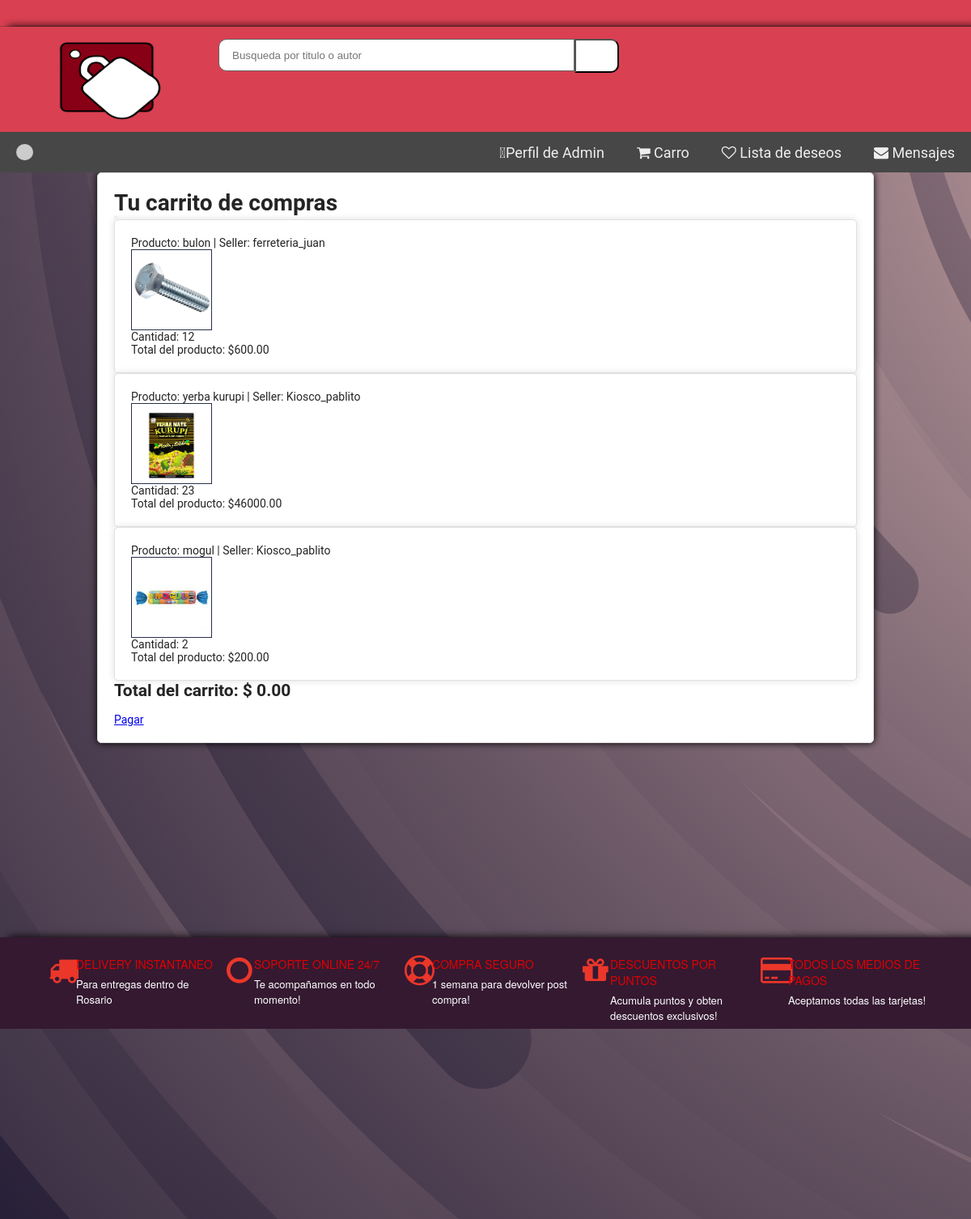
Screenshot of /cart/ (signed in) with the database file from the repository.
### clients/models.py (models this page shows)
class ClientModel(AbstractUser):
    cuit = models.CharField(max_length=11)
    business_line = models.CharField(choices=BusinessLineChoices.choices, max_length=128, default=BusinessLineChoices.OTROS.value)
    business_line_interes = models.CharField(choices=BusinessLineChoices.choices, max_length=128, default=BusinessLineChoices.OTROS.value)
    is_seller = models.BooleanField(default=False)
    is_buyer = models.BooleanField(default=True)
    state = models.CharField(max_length=128,blank = True, null = True)
    city = models.CharField(max_length=128,blank = True, null = True)
    postal_code = models.CharField(max_length = 4,blank = True, null = True)
    phone_number = models.CharField(max_length = 64)
    avatar = models.ImageField(upload_to="avatar", null = True, blank = True)

### cart/models.py (models this page shows, shortened)
class CartItem(models.Model):
    cart = models.ForeignKey(Cart, on_delete=models.CASCADE)
    product = models.ForeignKey(StockProduct, on_delete=models.CASCADE)
    quantity = models.PositiveIntegerField(default=1)
    @property
    def total_price(self):
        return self.quantity * self.product.price

class Cart(models.Model):
    user = models.ForeignKey(ClientModel, on_delete=models.CASCADE)
    created_at = models.DateTimeField(auto_now_add=True)
    update_at = models.DateTimeField(null=True)
    total_quantity = models.PositiveIntegerField(default=0)
    total_price = models.DecimalField(max_digits=10, decimal_places=2, default=0)

### stock/models.py (models this page shows)
class StockProduct(models.Model):
    user = models.ForeignKey(ClientModel,on_delete=models.CASCADE,limit_choices_to={'is_seller': True})#si se elimina un cliente, se eliminan los productos cargados por el
    business_line = models.CharField(choices=BusinessLineChoices.choices, max_length=128, default=BusinessLineChoices.OTROS.value)
    quantity_stock = models.PositiveIntegerField()
    price = models.DecimalField(max_digits=10, decimal_places=2)
    name_product = models.CharField(max_length=140)
    description = models.TextField(max_length=1200)
    imagen = models.ImageField(upload_to="productos", null = True)
    code_product = models.CharField(max_length=10,  primary_key=True)
    expiration = models.DateTimeField(null = True, default=None)
    class Meta:
        unique_together = ("user","code_product")#cualquier relacion entre cliente y codigo tiene que ser unica
    def __str__(self):
        return f"{self.name_product} | Seller:  {self.user} "

### cart/views.py (the view, shortened to what this page needs)
# urls.py: path('', CartView.as_view(), name='cart'),
class CartView(View):
    def __init__(self, **kwargs) -> None:
        self.template = loader.get_template("cart.html")
        super().__init__(**kwargs)
    def get(self, request):
        cart, _ = Cart.objects.get_or_create(user=request.user)
        context = {
            'cart': cart,
        }
        if request.GET.get("route")== "checkout":
            self.template = loader.get_template("checkout.html")
            context["form"] =  CheckoutForm #punto de teoria, como pasar un formulario como contexto
        return render(request, self.template.template.name, context)

### templates/cart.html (shortened to what this page needs)
{% extends "home.html" %}
{% block content %}
<div class="cart">
    <h1>Tu carrito de compras</h1>
    <form action="{% url 'cart' %}" method="POST">
        <button type="submit" name="clear_cart"></button>
    </form>
    {% for item in cart.cartitem_set.all %}
    <div class="cart-item">
    <p>Producto: {{ item.product }}</p>
    <img class="product-img" src="{{ item.product.imagen.url }}">
    <p>Cantidad: {{ item.quantity }}</p>
    <p>Total del producto: ${{ item.total_price }}</p>
    </div>
    {% endfor %}
    <h2>Total del carrito: $ {{ cart.total_price }}</h2>
    <br>
    <a href="?route=checkout" class="btn btn-primary">Pagar</a>
</div>
{% endblock %}

### templates/home.html (shortened to what this page needs)
<html>
  <head>
    {% load static %}
    <link rel="stylesheet" href="https://cdnjs.cloudflare.com/ajax/libs/font-awesome/4.7.0/css/font-awesome.min.css">
    <link rel="stylesheet" href="{% static 'css/home.css' %}" type="text/css" />
    <link rel="stylesheet" href="{% static 'css/user.css' %}" type="text/css" />
    <link rel="stylesheet" href="{% static 'css/cart.css' %}" type="text/css" />
    <link rel="stylesheet" href="{% static 'css/signup.css' %}" type="text/css" />
    <link rel="stylesheet" href="{% static 'css/publication.css' %}" type="text/css" />
    <link rel="stylesheet" href="{% static 'css/chat.css' %}" type="text/css" />
    <link rel="stylesheet" href="{% static 'css/payment.css' %}" type="text/css" />
    {% load humanize %}
  </head>
  <body>
    <div class="width-100 top-header">
      <div class="container-word">
        <div class="word-slide">
        </div>
      </div>
    </div>
    <div class="width-100 search-panel">
      <div class="container">
        <div class="width-20">
          <img src="{% static 'img/LOGOVECTORIZADOPNG.png' %}" class="logo-img"
            alt="[Logotipo]">
        </div>
        <div class="width-50">
          <input class="search-textbox" type="text"
            Placeholder="Busqueda por titulo o autor">
          <button class="search-button">
          </button>
        </div>
      </div>
    </div>
    <div class="nav">
      <div class="nav-header">
        <div class="nav-title">
            <a href="/web/"><button type="button"class="icon-button"id="python-button" data-lang="python">
              </button></a>
        </div>
      </div>
      <div class="nav-links">
          {% if user.is_authenticated %}
            <a href="/user/"><i class="fas fa-user-circle" aria-hidden="true"></i>Perfil de {{ user.username |capfirst }}</a>
            <a href="{%url 'cart'%}"><i class="fa fa-shopping-cart" aria-hidden="true"></i> Carro
            </a>
            <a class="head1mr" href="#"><i class="fa fa-heart-o" aria-hidden="true"></i> Lista de deseos </a>
            <a href="{%url 'chat' %}"><i class="fa fa-envelope"></i> Mensajes</a>
          {% else %}
            <a href="/login/"><i class="fa fa-user-circle-o" aria-hidden="true"></i> Iniciar sesion </a>
          {% endif %}
      </div>
  </div>
    {% block content %}
    {% endblock content %}
    <div class="width-100 margin-top-50 feature-sect">
      <div class="container">
        <div class="width-20 featured-padding">
          <div class="featured-border">
            <div class="width-20 featured-content">
              <i class="fa fa-truck" aria-hidden="true"></i>
            </div>
            <div
              class="width-80 featured-content margin-top-8">
              <h4>Delivery Instantaneo</h4>
              <p>Para entregas dentro de Rosario</p>
            </div>
          </div>
        </div>
        <div class="width-20">
          <div class="featured-border">
            <div class="featured-bord">
              <div class="width-20 featured-content">
                <i class="fa fa-circle-o"
                  aria-hidden="true"></i>
              </div>
              <div
                class="width-80 featured-content margin-top-8">
                <h4>Soporte Online 24/7</h4>
                <p>Te acompañamos en todo momento! </p>
              </div>
            </div>
          </div>
        </div>
        <div class="width-20">
          <div class="featured-border">
            <div class="width-20 featured-content">
              <i class="fa fa-life-ring"
                aria-hidden="true"></i>
            </div>
            <div
              class="width-80 featured-content margin-top-8">
              <h4>Compra seguro</h4>
              <p>1 semana para devolver post compra!</p>
            </div>
          </div>
        </div>
        <div class="width-20">
          <div class="featured-border">
            <div class="width-20 featured-content">
              <i class="fa fa-gift" aria-hidden="true"></i>
            </div>
            <div
              class="width-80 featured-content margin-top-8">
              <h4>Descuentos por puntos</h4>
              <p>Acumula puntos y obten descuentos
                exclusivos!</p>
            </div>
          </div>
        </div>
        <div class="width-20">
          <div class="featured-border">
            <div class="width-20 featured-content">
              <i class="fa fa-credit-card"
                aria-hidden="true"></i>
            </div>
            <div
              class="width-80 featured-content margin-top-8">
              <h4>Todos los medios de pagos</h4>
              <p>Aceptamos todas las tarjetas!</p>
            </div>
          </div>
        </div>
      </div>
    </div>
    <footer class="footer">
      <div class="container">
        <div class="footer-content">
          <div class="footer-logo">
            <img src="{% static 'img/logo_vale2.jpg' %}" class="logo-img" alt="[Logotipo]">
          </div>
          <div class="footer-links">
            <ul class="footer-menu">
              <li><a href="#">santiago.fernandez.utn@gmail.com</a></li><br><br>
              <li><a href="#">Libertad 1162</a></li><br><br>
              <li><a href="#">0336 4012 957</a></li><br><br>
            </ul>
          </div>
          <div class="footer-social">
            <ul class="social-icons">
              <li>
                <button type="button"
                  class="icon-button"
                  id="python-button" data-lang="python">
                  </button>
              </li>
              <li>
                <button type="button"
                  class="icon-button"
                  id="python-button" data-lang="python">
                  </button>
              </li>
              <li>
                <button type="button"
                  class="icon-button"
                  id="python-button" data-lang="python">
                  </button>
              </li>
              <li><button type="button"
                  class="icon-button"
                  id="python-button" data-lang="python">
                  </button>
              </li>
            </ul>
          </div>
        </div>
        <div class="footer-bottom">
          <p>&copy; Pagina desarrollada por santi</p>
        </div>
      </div>
    </footer>
  </body>
</html>

### static/css/home.css (style rules this page uses)
html, body { font-family: Roboto, sans-serif, arial; font-size: 14px; color: #242424; font-weight: 400; background-color: #060420; background-attachment: fixed; background-size: cover; }
:root { --color1 : #d94052 ; --color2 : #ee7e4c ; --color3 : #341931 ; --color4 : #514f4f ; --color5 : #4c4949 ; }
html { -webkit-text-size-adjust: 100%; -ms-text-size-adjust: 100%; font-size: 10px; -webkit-tap-highlight-color: transparent }
* { margin: 0px; padding: 0px; -webkit-box-sizing: border-box; -moz-box-sizing: border-box; box-sizing: border-box; margin: 0; padding: 0; outline: 0 }
.container { width: 1150px; margin: 0px auto; display: table; }
.width-100 { width: 100%; float: left; background-color: var(--color3); box-shadow: #000000 10px 0px 10px; }
.width-50 { width: 50%; float: left; }
.width-80 { width: 80%; float: left; }
.width-20 { width: 20%; float: left; }
.word-slide { white-space: nowrap; overflow: hidden; }
.container-word { width: 100%; }
.top-header { background: var(--color1); padding: 8px 0px; border-bottom: 1px solid #3131315e; }
.search-panel { background: var(--color1); padding: 15px 0px; }
.search-textbox { padding-left: 16px; height: 40px; width: 80%; border: 1px solid #636060; border-radius: 10px 0px 0px 10px; float: left; }
.search-button { height: 42px; width: 55px; border-radius: 0px 10px 10px 0px; background: rgb(255, 255, 255); float: left; }
.logo-img { width: 160px; height: 100px; }
.product-img { width: 100px; height: 100px; border: #2b304a 1px solid; }
.featured-content i { font-size: 37px; padding: 7px 0 0 10px; color: #eb372a; }
.featured-content h4 { color: #e00000; font-size: 14px; margin: 0 0 5px; text-transform: uppercase; font-weight: 500; font-family: "Helvetica Neue", "Helvetica", "Arial", "sans-serif"; }
.featured-content p { font-size: 13px; color: #ffffff; font-family: "Helvetica Neue", "Helvetica", "Arial", "sans-serif"; }
.margin-top-8 { margin-top: 8px; }
.featured-border { width: 100%; float: left; padding: 15px 0px; }
* { box-sizing: border-box; margin: 0; padding: 0; }
.footer { font-size: 18px; width: 100%; background-color:var(--color4); color: #fff; padding: 30px 0; border-radius: 0px 10px 10px 0px; position: relative; display: flex; align-items: center; justify-content: center; }
.container { width: 100%; margin: 0 auto; padding: 0 50px; }
.footer-content { display: grid; grid-template-columns: 25% 50% 25%; }
.footer-menu { list-style: none; padding: 0; margin: 0; text-align: center; }
.footer-menu li { display: inline-block; margin-right: 20px; }
.footer-menu a { color: #fff; text-decoration: none; }
.social-icons { list-style: none; padding: 0; margin: 0; }
.icon-button { background-color: #ccc; border: 1px; border-radius: 100px; border-color: rgb(7, 7, 7); padding: 10px; cursor: pointer; font-size: 10px; transition: background-color 0.5s ease; }
.social-icons li { display: inline-block; margin-right: 10px; }
.social-icons li:last-child { margin-right: 0; }
.footer-bottom { margin-top: 20px; text-align: center; }
.footer-bottom p { margin: 0; }
.nav { height: 50px; width: 100%; padding: 0 10px; display: flex; align-items: center; justify-content: space-between; background-color: #474747; position: relative; border: none; }
.nav .nav-header { width: 50%; display: inline; }
.nav .nav-header .nav-title { display: inline-block; font-size: 22px; color: #fff; padding: 10px; }
.nav .nav-links { width: 50%; display: inline-flex; justify-content: flex-end; column-gap: 20px; font-size: 18px; border: none; border-radius: 0 0 10px 10px; }
.nav .nav-links a { display: inline-block; padding: 10px 10px; text-decoration: none; color: #efefef; }

### static/css/cart.css (style rules this page uses)
.cart { margin-bottom: 20%; margin-left: 10%; margin-right: 10%; padding: 20px; border: 1px solid #e0e0e0; border-radius: 5px; background-color: #fff; box-shadow: 0 0 10px #000000; }
.cart-item { padding: 20px; border: 1px solid #e0e0e0; border-radius: 5px; background-color: #fff; box-shadow: 0 0 10px #e0e0e0; }

### rows the page displays
ClientModel: username "Admin"
CartItem: product "bulon | Seller: ferreteria_juan", product.imagen (picture), quantity "12", total_price "600.00"
CartItem: product "yerba kurupi | Seller: Kiosco_pablito", product.imagen (picture), quantity "23", total_price "46000.00"
CartItem: product "mogul | Seller: Kiosco_pablito", product.imagen (picture), quantity "2", total_price "200.00"
Cart: total_price "0.00"
